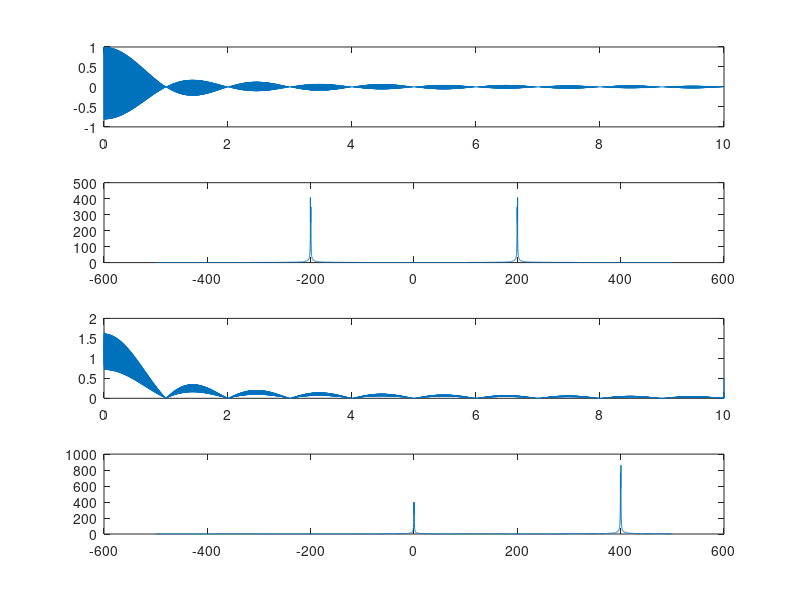

MATLAB code for this plot:
close all
clear all
clc
fc=200;
fs=1000;
t=0:1/fs:10;
x=sinc(t).*cos(2*pi*fc*t);
q=hilbert(x);
w=q*i;
d=w+x;
r=d.*exp(i*2*pi*fc*t);
subplot(411)
plot(t,x)
[a N]=size(x);
f=-fs/2:fs/(N-1):fs/2;
z=fftshift(fft(x));
subplot(412);
plot(f,abs(z))
subplot(413)
plot(t,abs(r))
Z=fftshift(fft(r));
subplot(414)
plot(f,abs(Z))

